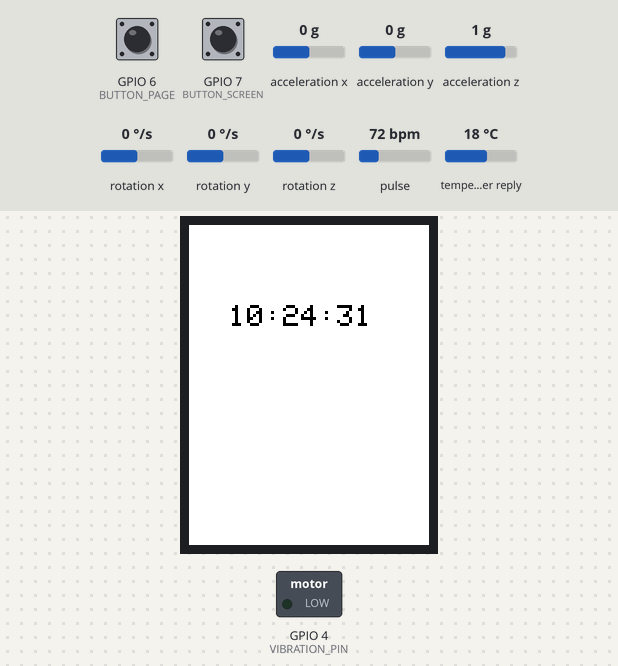
A sketch run on a simulated ESP32-S3. Shown: 240×320 colour display, switched loads named in the sketch (green lamp = pin HIGH). Inputs (shaded band) come from the test bench; at power-on: GPIO 6 (BUTTON_PAGE) HIGH, GPIO 7 (BUTTON_SCREEN) HIGH, pulse 72 bpm, acceleration x 0 g, acceleration y 0 g, acceleration z 1 g, rotation x 0 °/s, rotation y 0 °/s, rotation z 0 °/s, temperature in the weather reply 18 °C. Network time is answered at once with the bench clock; the local clock reads 2024-03-15 10:24:30 at power-on unless the sketch sets it; storage starts empty; web services answer with replies made up by the test bench.

Above: at 2.0 s.
2.1 s: GPIO 6 (BUTTON_PAGE) pulled LOW for 0.15 s
At 6.7 s:
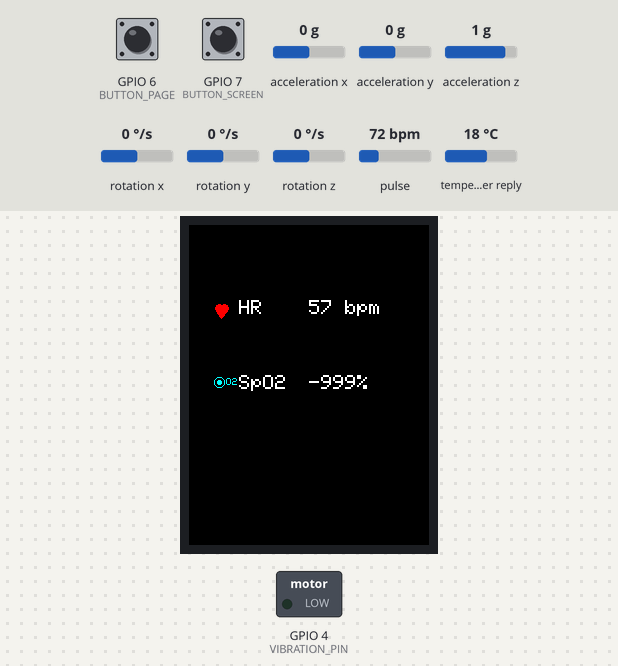
13.5 s: GPIO 7 (BUTTON_SCREEN) pulled LOW for 3.2 s
At 16.3 s:
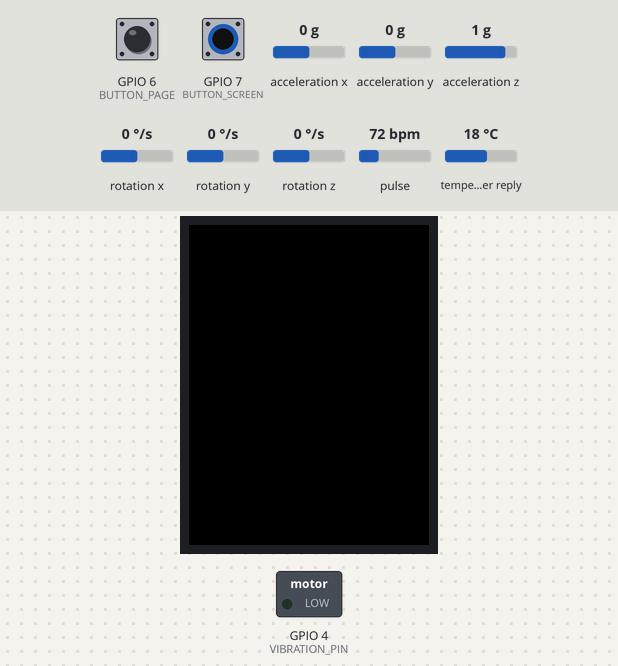
20.4 s: GPIO 6 (BUTTON_PAGE) pulled LOW for 3.2 s
At 23.9 s:
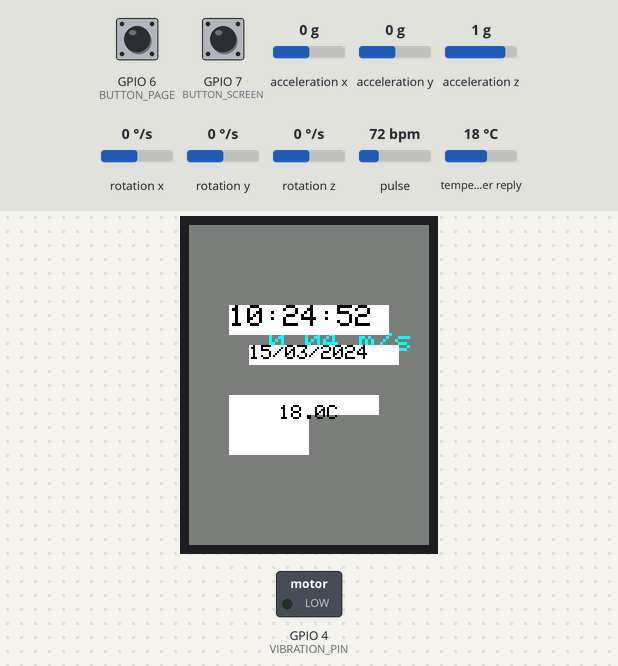
27.8 s: pulse set to 42 bpm
At 30.1 s:
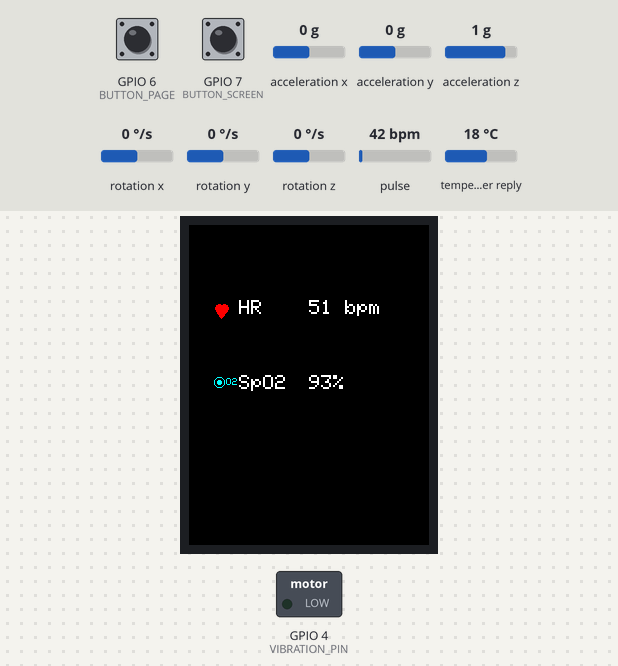
34.4 s: pulse set to 70 bpm
At 37.5 s:
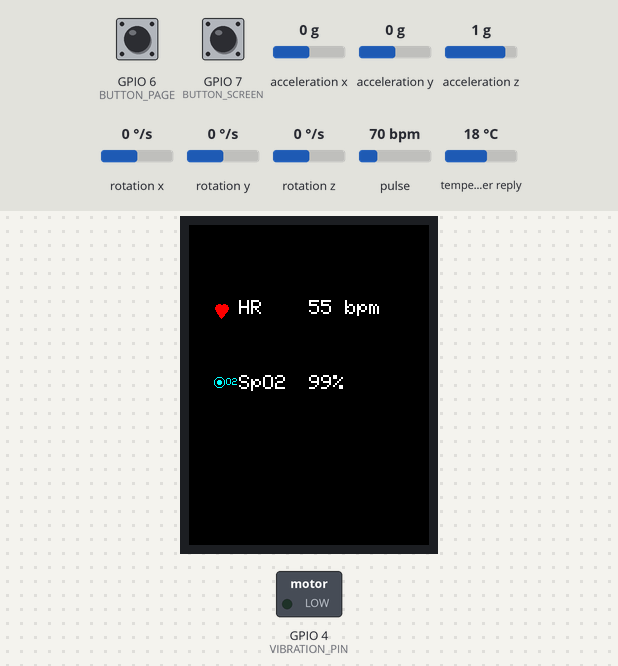
41.0 s: pulse set to 100 bpm
At 43.7 s:
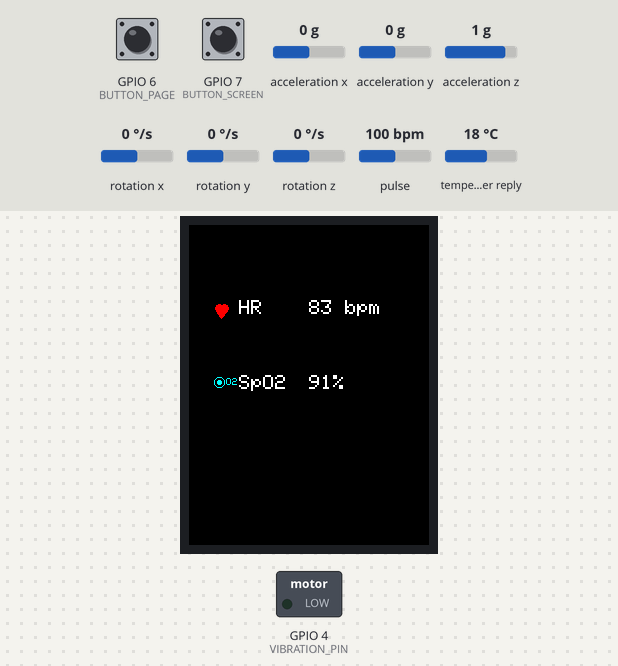
Timing chart, 0 to 45.2 s (numbered marks = the images above; inputs shaded):
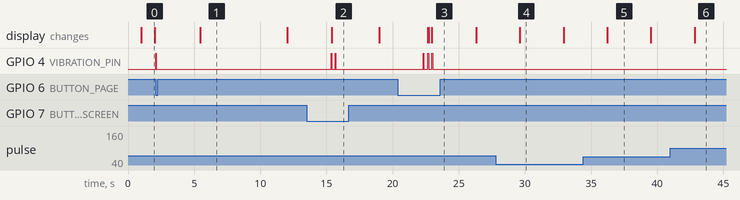

Measured:
- after the input at 2.1 s, GPIO 4 (VIBRATION_PIN): LOW → HIGH at once, → LOW 0.05 s later; the display: changes after 3.3 s (image 1)
- after the input at 13.5 s, GPIO 4 (VIBRATION_PIN): alternates HIGH for 0.05 s and LOW for 0.25 s, 4 changes in all, then stays LOW, starting after 1.8 s; the display: changes after 1.9 s (image 2)
- after the input at 20.4 s, GPIO 4 (VIBRATION_PIN): alternates HIGH for 0.05 s and LOW for 0.29 s, 6 changes in all, then stays LOW, starting after 1.9 s; the display: first changes after 2.3 s (image 3 shows a later state)
- after the input at 27.8 s, the display: changes after 1.8 s (image 4)
- what the display in image 0 shows lasts 1.0 s, from 1.0 s to 2.0 s
- what the display in image 1 shows lasts 6.6 s, from 5.4 s to 12.0 s
- what the display in image 4 shows lasts 3.3 s, from 29.6 s to 32.9 s

The sketch:

ESP32_Watch_MAIN_Screen.ino
```cpp
#include <WiFi.h>
#include <HTTPClient.h>
#include <ArduinoJson.h>
#include <TFT_eSPI.h>
#include <NTPClient.h>
#include <WiFiUdp.h>
#include <SPIFFS.h>
#include <Wire.h>
#include "MAX30105.h"
#include "spo2_algorithm.h"
#include <MPU6050.h>

TFT_eSPI tft = TFT_eSPI();
WiFiUDP ntpUDP;
NTPClient timeClient(ntpUDP, "pool.ntp.org", 7 * 3600, 60000);

const char* ssid = "Viettel";
const char* password = "00000000";
const char* apiKey = "86c9613f62cdb46eeec19f77111a1535";

int batteryLevel = 75;
float tempC = 0;
String weatherIconCode = "10d";

unsigned long lastClockUpdate = 0;
unsigned long lastWeatherUpdate = 0;
String lastTimeStr = "";

int currentScreen = 0;  // 0: Main, 1: HR-SpO2, 2: Speed-Step
bool screenOn = true;

#define BUTTON_PAGE 6
#define BUTTON_SCREEN 7
#define VIBRATION_PIN 4

MAX30105 maxSensor;
uint32_t irBuffer[100];
uint32_t redBuffer[100];
int bpm = 0;
int spo2 = 0;
int8_t validSpO2 = 0;
int8_t validHeartRate = 0;

MPU6050 mpu;
int steps = 0;
unsigned long lastStepTime = 0;
float accelOffset = 16384;

unsigned long lastButtonTime = 0;
const unsigned long debounceDelay = 250;

void vibrate() {
  digitalWrite(VIBRATION_PIN, HIGH);
  delay(50);
  digitalWrite(VIBRATION_PIN, LOW);
}

void drawHeartIcon(int x, int y, uint16_t color) {
  tft.fillCircle(x, y, 4, color);
  tft.fillCircle(x + 5, y, 4, color);
  tft.fillTriangle(x - 3, y + 2, x + 8, y + 2, x + 2, y + 10, color);
}

void drawO2Icon(int x, int y, uint16_t color) {
  tft.drawCircle(x, y, 5, color);
  tft.fillCircle(x, y, 2, color);
  tft.setCursor(x + 7, y - 4);
  tft.setTextColor(color);
  tft.setTextSize(1);
  tft.print("O2");
}

void drawMainScreen() {
  unsigned long now = millis();
  if (now - lastClockUpdate >= 1000) {
    lastClockUpdate = now;
    timeClient.update();
    String currentTime = timeClient.getFormattedTime();
    if (currentTime != lastTimeStr) {
      lastTimeStr = currentTime;
      tft.fillRect(40, 80, 160, 30, TFT_WHITE);
      tft.setTextColor(TFT_BLACK);
      tft.setTextSize(3);
      tft.setCursor(40, 80);
      tft.println(currentTime);
    }
  }

  if (now - lastWeatherUpdate >= 10000) {
    lastWeatherUpdate = now;

    timeClient.update();
    HTTPClient http;
    String url = "http://api.openweathermap.org/data/2.5/weather?q=Vung%20Tau,vn&appid=" + String(apiKey) + "&units=metric";
    http.begin(url);
    int httpCode = http.GET();
    if (httpCode == 200) {
      String payload = http.getString();
      DynamicJsonDocument doc(1024);
      deserializeJson(doc, payload);
      tempC = doc["main"]["temp"];
      weatherIconCode = doc["weather"][0]["icon"].as<String>();
    }
    http.end();

    time_t rawTime = timeClient.getEpochTime();
    struct tm* ti = localtime(&rawTime);
    char dateStr[20];
    sprintf(dateStr, "%02d/%02d/%04d", ti->tm_mday, ti->tm_mon + 1, ti->tm_year + 1900);
    tft.fillRect(60, 120, 150, 20, TFT_WHITE);
    tft.setTextSize(2);
    tft.setTextColor(TFT_BLACK);
    tft.setCursor(60, 120);
    tft.println(dateStr);

    tft.fillRect(40, 170, 80, 60, TFT_WHITE);
    drawWeatherIconBmp(weatherIconCode.c_str(), 40, 170);

    tft.fillRect(90, 170, 100, 20, TFT_WHITE);
    tft.setCursor(90, 180);
    tft.setTextColor(TFT_BLACK);
    tft.setTextSize(2);
    tft.printf("%.1f", tempC);
    tft.print("C");
  }
}

void drawWeatherIconBmp(const char* iconCode, int16_t x, int16_t y) {
  String path = "/" + String(iconCode) + ".bmp";
  File bmpFS = SPIFFS.open(path, "r");
  if (!bmpFS) return;

  if (bmpFS.read() != 'B' || bmpFS.read() != 'M') {
    bmpFS.close(); return;
  }
  bmpFS.seek(10);
  uint32_t offset = bmpFS.read() | (bmpFS.read() << 8) | (bmpFS.read() << 16) | (bmpFS.read() << 24);
  bmpFS.seek(18);
  int32_t w = bmpFS.read() | (bmpFS.read() << 8) | (bmpFS.read() << 16) | (bmpFS.read() << 24);
  int32_t h = bmpFS.read() | (bmpFS.read() << 8) | (bmpFS.read() << 16) | (bmpFS.read() << 24);
  bmpFS.seek(offset);

  uint8_t rowBuf[96];
  int rowSize = (w * 3 + 3) & ~3;
  for (int row = h - 1; row >= 0; row--) {
    bmpFS.seek(offset + row * rowSize);
    bmpFS.read(rowBuf, rowSize);
    uint8_t* p = rowBuf;
    for (int col = 0; col < w; col++) {
      uint8_t b = *p++, g = *p++, r = *p++;
      tft.drawPixel(x + col, y + (h - 1 - row), tft.color565(r, g, b));
    }
  }
  bmpFS.close();
}

void drawHrSpO2Screen() {
  for (int i = 0; i < 100; i++) {
    redBuffer[i] = maxSensor.getRed();
    irBuffer[i] = maxSensor.getIR();
    delay(20);
  }

  maxim_heart_rate_and_oxygen_saturation(
    irBuffer, redBuffer, 100, &spo2, &validSpO2, &bpm, &validHeartRate);

  tft.fillScreen(TFT_BLACK);
  drawHeartIcon(30, 83, TFT_RED);
  tft.setCursor(50, 75);
  tft.setTextColor(TFT_WHITE);
  tft.setTextSize(2);
  tft.print("HR");
  tft.setCursor(120, 75);
  tft.printf("%d bpm", bpm);

  drawO2Icon(30, 157, TFT_CYAN);
  tft.setCursor(50, 150);
  tft.setTextColor(TFT_WHITE);
  tft.setTextSize(2);
  tft.print("SpO2");
  tft.setCursor(120, 150);
  tft.printf("%d%%", spo2);
}

void drawSpeedStepScreen() {
  int16_t ax, ay, az;
  mpu.getAcceleration(&ax, &ay, &az);

  float aMag = sqrt(ax * ax + ay * ay + az * az);
  float rawDiff = abs(aMag - accelOffset);
  float speed = (rawDiff > 250) ? (rawDiff / 16384.0 * 2.0) : 0.0;
  unsigned long now = millis();
  if (speed > 0.2 && abs(az - accelOffset) > 3000 && (now - lastStepTime) > 400) {
    steps++;
    lastStepTime = now;
  }

  tft.fillScreen(TFT_DARKGREY);
  tft.setTextColor(tft.color565(0, 255, 255));
  tft.setTextSize(3);
  tft.setCursor(80, 105);
  tft.printf("%.2f m/s", speed);

  tft.setTextColor(TFT_WHITE);
  tft.setTextSize(2);
  tft.setCursor(70, 175);
  tft.printf("Steps: %d", steps);
}

void setup() {
  Serial.begin(115200);
  tft.init();
  tft.setRotation(0);
  tft.fillScreen(TFT_WHITE);
  SPIFFS.begin(true);
  timeClient.begin();
  timeClient.update();
  pinMode(BUTTON_PAGE, INPUT_PULLUP);
  pinMode(BUTTON_SCREEN, INPUT_PULLUP);
  pinMode(VIBRATION_PIN, OUTPUT);
  digitalWrite(VIBRATION_PIN, LOW);
  Wire.begin(2, 3);
  maxSensor.begin(Wire);
  maxSensor.setup();
  mpu.initialize();
  for (int i = 0; i < 50; i++) {
    int16_t ax, ay, az;
    mpu.getAcceleration(&ax, &ay, &az);
    float mag = sqrt(ax * ax + ay * ay + az * az);
    accelOffset += mag;
    delay(10);
  }
  accelOffset /= 50.0;
}

void loop() {
  unsigned long now = millis();

  if (millis() - lastButtonTime > debounceDelay) {
    if (digitalRead(BUTTON_PAGE) == LOW) {
      vibrate();
      currentScreen = (currentScreen + 1) % 3;
      screenOn = true;
      lastButtonTime = millis();
    }
    if (digitalRead(BUTTON_SCREEN) == LOW) {
      vibrate();
      screenOn = !screenOn;
      lastButtonTime = millis();
      if (!screenOn) {
        tft.fillScreen(TFT_BLACK);
        return;
      }
    }
  }

  if (!screenOn) return;

  if (currentScreen == 0) drawMainScreen();
  else if (currentScreen == 1) drawHrSpO2Screen();
  else if (currentScreen == 2) drawSpeedStepScreen();
}
```

spo2_algorithm.cpp
```cpp
#include "Arduino.h"
#include "spo2_algorithm.h"

static int32_t an_x[BUFFER_SIZE];
static int32_t an_y[BUFFER_SIZE];

void maxim_heart_rate_and_oxygen_saturation(uint32_t *irBuffer, uint32_t *redBuffer, int32_t bufferLength,
                                            int32_t *spo2, int8_t *spo2Valid, int32_t *heartRate, int8_t *hrValid) {
  uint32_t irMean = 0;
  int32_t npks = 0, peakIntervalSum = 0;
  int32_t valleyLocs[15] = {0};
  for (int i = 0; i < bufferLength; i++) irMean += irBuffer[i];
  irMean /= bufferLength;

  for (int i = 0; i < bufferLength; i++) an_x[i] = -1 * (irBuffer[i] - irMean);
  for (int i = 0; i < BUFFER_SIZE - MA4_SIZE; i++)
    an_x[i] = (an_x[i] + an_x[i + 1] + an_x[i + 2] + an_x[i + 3]) / 4;

  int32_t threshold = 0;
  for (int i = 0; i < BUFFER_SIZE; i++) threshold += an_x[i];
  threshold = constrain(threshold / BUFFER_SIZE, 30, 60);

  maxim_find_peaks(valleyLocs, &npks, an_x, BUFFER_SIZE, threshold, 4, 15);

  if (npks >= 2) {
    for (int i = 1; i < npks; i++) peakIntervalSum += (valleyLocs[i] - valleyLocs[i - 1]);
    peakIntervalSum /= (npks - 1);
    *heartRate = (FreqS * 60) / peakIntervalSum;
    *hrValid = 1;
  } else {
    *heartRate = -999;
    *hrValid = 0;
  }

  for (int i = 0; i < bufferLength; i++) {
    an_x[i] = irBuffer[i];
    an_y[i] = redBuffer[i];
  }

  int32_t ratios[5] = {0}, ratioCount = 0;
  for (int k = 0; k < npks - 1 && ratioCount < 5; k++) {
    int32_t irMin = valleyLocs[k], irMax = valleyLocs[k + 1];
    if (irMax >= BUFFER_SIZE) continue;

    int32_t yAc = an_y[irMax] - an_y[irMin];
    int32_t xAc = an_x[irMax] - an_x[irMin];
    int32_t yDc = an_y[irMin];
    int32_t xDc = an_x[irMin];
    if (xAc != 0 && yDc != 0) {
      ratios[ratioCount++] = ((yAc * xDc) << 7) / (xAc * yDc);
    }
  }

  if (ratioCount > 0) {
    maxim_sort_ascend(ratios, ratioCount);
    int ratioAvg = ratios[ratioCount / 2];
    if (ratioAvg >= 2 && ratioAvg < 184) {
      *spo2 = uch_spo2_table[ratioAvg];
      *spo2Valid = 1;
    } else {
      *spo2 = -999;
      *spo2Valid = 0;
    }
  } else {
    *spo2 = -999;
    *spo2Valid = 0;
  }
}

void maxim_find_peaks(int32_t *locs, int32_t *numPeaks, int32_t *data, int32_t size, int32_t minHeight, int32_t minDist, int32_t maxNum) {
  maxim_peaks_above_min_height(locs, numPeaks, data, size, minHeight);
  maxim_remove_close_peaks(locs, numPeaks, data, minDist);
  *numPeaks = min(*numPeaks, maxNum);
}

void maxim_peaks_above_min_height(int32_t *locs, int32_t *numPeaks, int32_t *data, int32_t size, int32_t minHeight) {
  int32_t i = 1, width;
  *numPeaks = 0;
  while (i < size - 1) {
    if (data[i] > minHeight && data[i] > data[i - 1]) {
      width = 1;
      while (i + width < size && data[i] == data[i + width]) width++;
      if (data[i] > data[i + width]) {
        locs[(*numPeaks)++] = i;
        i += width + 1;
      } else i += width;
    } else i++;
  }
}

void maxim_remove_close_peaks(int32_t *locs, int32_t *numPeaks, int32_t *data, int32_t minDist) {
  maxim_sort_indices_descend(data, locs, *numPeaks);
  int32_t i, j, dist, oldNum = *numPeaks;
  *numPeaks = 0;
  for (i = 0; i < oldNum; i++) {
    bool keep = true;
    for (j = 0; j < *numPeaks; j++) {
      dist = abs(locs[i] - locs[j]);
      if (dist < minDist) { keep = false; break; }
    }
    if (keep) locs[(*numPeaks)++] = locs[i];
  }
  maxim_sort_ascend(locs, *numPeaks);
}

void maxim_sort_ascend(int32_t *data, int32_t size) {
  for (int i = 1; i < size; i++) {
    int32_t temp = data[i], j = i;
    while (j > 0 && temp < data[j - 1]) { data[j] = data[j - 1]; j--; }
    data[j] = temp;
  }
}

void maxim_sort_indices_descend(int32_t *data, int32_t *index, int32_t size) {
  for (int i = 1; i < size; i++) {
    int32_t temp = index[i], j = i;
    while (j > 0 && data[temp] > data[index[j - 1]]) { index[j] = index[j - 1]; j--; }
    index[j] = temp;
  }
}
```

Source omitted: po2_algorithm.h (data table, 1754 bytes)
